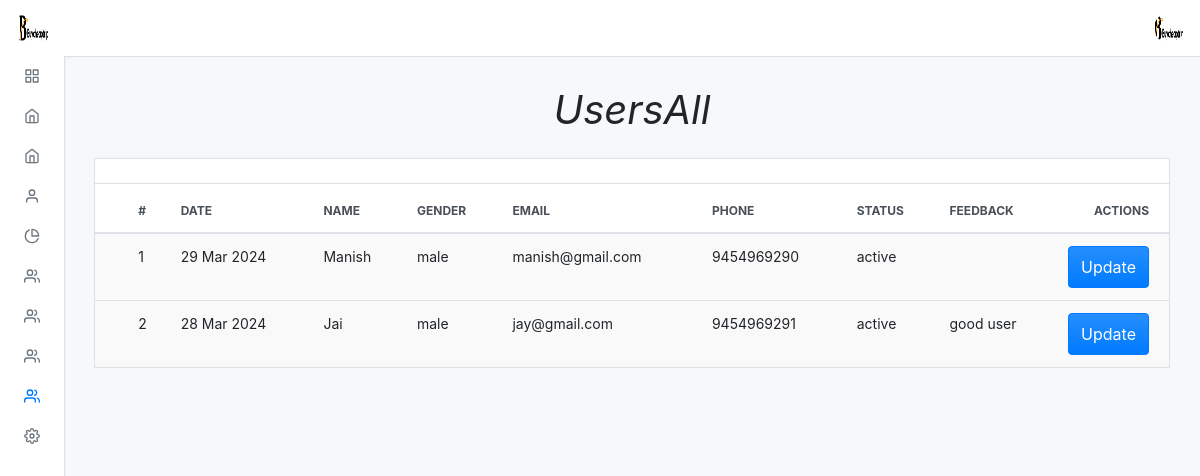
Page /admin/default/users_active.php (signed in) on the earlier database version.
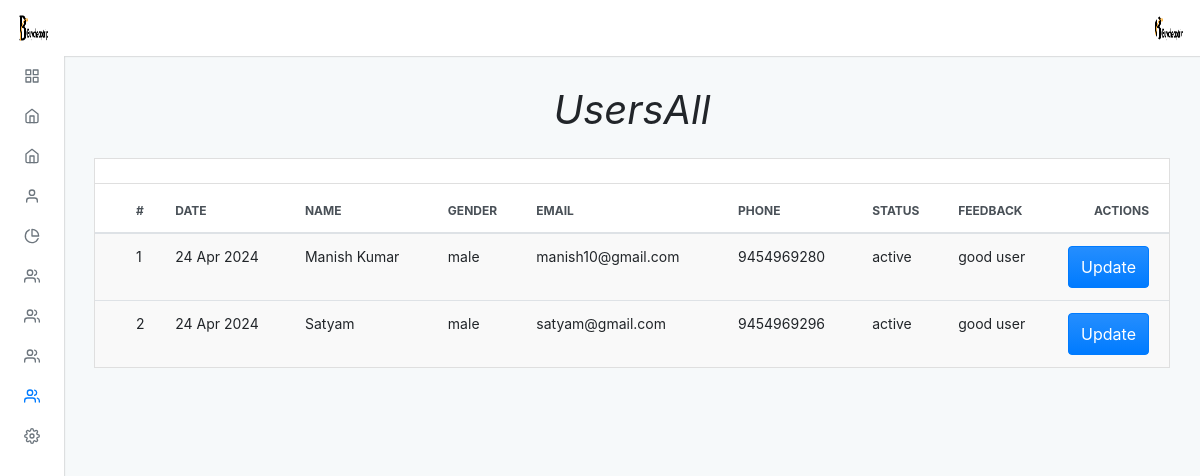
Same page on the later database version.
### tables this page shows
CREATE TABLE `users` (
  `id` int(11) NOT NULL,
  `name` varchar(100) NOT NULL,
  `gender` varchar(7) NOT NULL,
  `phone` varchar(14) NOT NULL,
  `email` varchar(30) NOT NULL,
  `password` varchar(15) NOT NULL,
  `created_at` varchar(1000) NOT NULL DEFAULT current_timestamp(),
  `delete_at` varchar(255) NOT NULL,
  `status` enum('active','pending','reject','inactive') DEFAULT 'pending',
  `feedback` varchar(250) DEFAULT NULL
);

### admin/default/users_active.php (the view, shortened to what the changed rows need)
<?php
include "../../connection.php";
?>
<?php $page = "users";
include("./incluede/header.php") ?>
<div class="adminx-content">
    <div class="adminx-main-content">
        <div class="container-fluid">
            <div class="pb-3">
                <h1><b><i>UsersAll</i></b></h1>
            </div>
            <div class="row">
                <div class="col">
                    <div class="card mb-grid">
                        <div class="table-responsive-md">
                            <table class="table table-actions table-striped table-hover mb-0">
                                <thead>
                                    <tr>
                                        <th scope="col">
                                            <label class="custom-control custom-checkbox m-0 p-0">
                                            </label>
                                        </th>
                                        <th scope="col">#</th>
                                        <th scope="col">Date</th>
                                        <th scope="col">Name</th>
                                        <th scope="col">Gender</th>
                                        <th scope="col">Email</th>
                                        <th scope="col">Phone</th>
                                        <th scope="col">Status</th>
                                        <th scope="col">Feedback</th>
                                        <th scope="col">Actions</th>
                                    </tr>
                                </thead>
                                <tbody>
                                    <?php
                                    $query = "SELECT *
                                    FROM users WHERE status='active' ORDER BY id DESC";
                                    $res = mysqli_query($conn, $query);
                                    $a = 1;
                                    while ($row = mysqli_fetch_assoc($res)) {
                                    ?>
                                        <tr>
                                            <th scope="row">
                                                <label class="custom-control custom-checkbox m-0 p-0">
                                                </label>
                                            </th>
                                            <td><?php echo $a ?></td>
                                            <td><?php echo date('d M Y', strtotime($row['created_at'])) ?></td>
                                            <td><?php echo $row['name'] ?></td>
                                            <td><?php echo $row['gender'] ?></td>
                                            <td><?php echo $row['email'] ?></td>
                                            <td><?php echo $row['phone'] ?></td>
                                            <td ><?php echo $row['status'] ?></td>
                                            <td ><?php echo $row['feedback'] ?></td>
                                            <td>
                                               <a href="users_update?id=<?php echo $row['id']; ?>"><button type="button" class="btn btn-primary waves-effect waves-light add">Update</button></a>
                                            </td>
                                        <tr>
                                        <?php
                                        ++$a;
                                    }
                                        ?>
                                        <?php include("./incluede/footer.php") ?>

### admin/default/incluede/header.php (shortened to what the changed rows need)
<!DOCTYPE html>
<html lang="en">
<head>
  <link rel="stylesheet" type="text/css" href="./dist/css/adminx.css" media="screen" />
</head>
<body class=" virat">
  <div class="adminx-container">
    <?php
    $query = "select * from admin_login";
    $result = mysqli_query($conn, $query);
    while ($row = mysqli_fetch_assoc($result)) {
    ?>
      <nav class="navbar navbar-expand justify-content-between fixed-top virat_1">
        <a class="navbar-brand mb-0 h1 d-none d-md-block" href="admin">
          <img src="../upload/<?php echo $row['image']; ?>" class="navbar-brand-image d-inline-block align-top mr-2" class="circle" alt="">
        </a>
        <ul class="navbar-nav d-flex justify-content-end mr-2">
          <li class="nav-item dropdown">
            <a class="nav-link avatar-with-name" id="navbarDropdownMenuLink" data-toggle="dropdown" href="#">
              <img src="../upload/<?php echo $row['image']; ?>" class="d-inline-block align-top" class="rounded" alt="">
            </a>
          </li>
        </ul>
      <?php
    }
      ?>
      </nav>

Differences in the rows shown:
removed users: created_at "29 Mar 2024", name "Manish", gender "male", email "manish@gmail.com", phone "9454969290", status "active"
removed users: created_at "28 Mar 2024", name "Jai", gender "male", email "jay@gmail.com", phone "9454969291", status "active", feedback "good user"
added users: created_at "24 Apr 2024", name "Manish Kumar", gender "male", email "manish10@gmail.com", phone "9454969280", status "active", feedback "good user"
added users: created_at "24 Apr 2024", name "Satyam", gender "male", email "satyam@gmail.com", phone "9454969296", status "active", feedback "good user"
